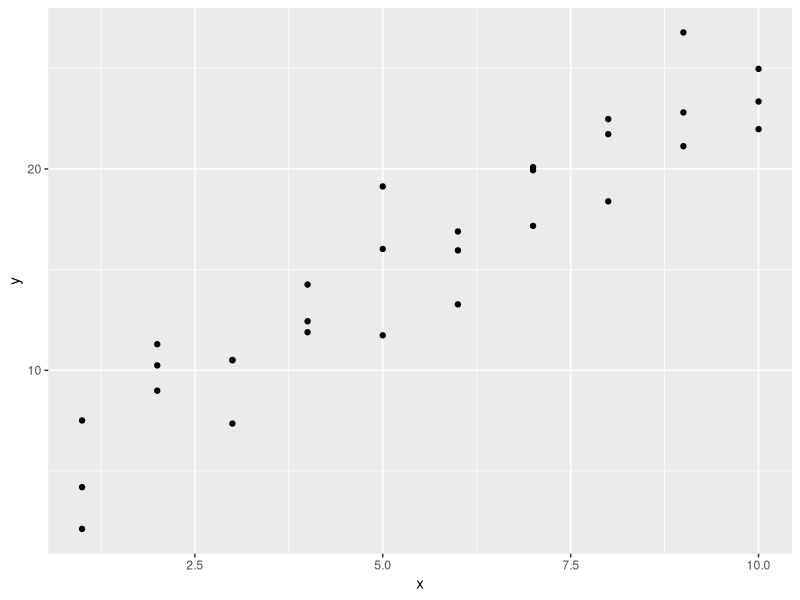
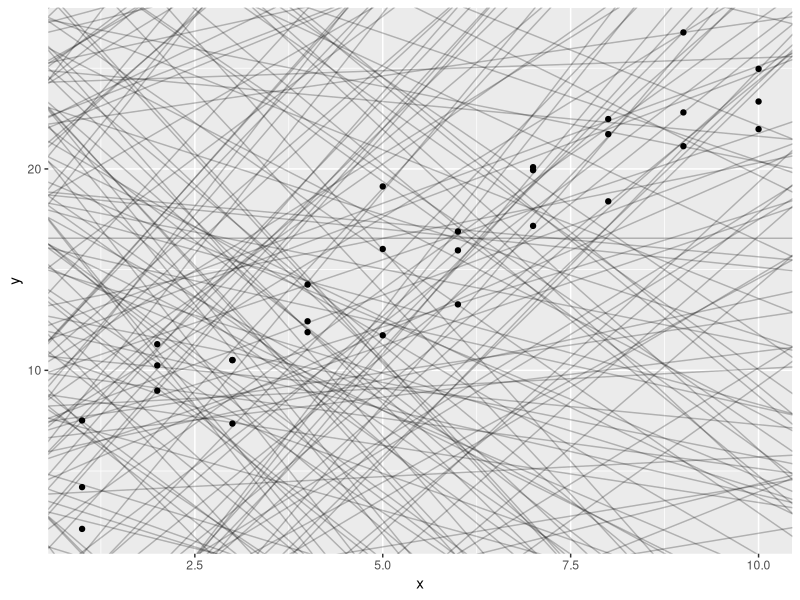
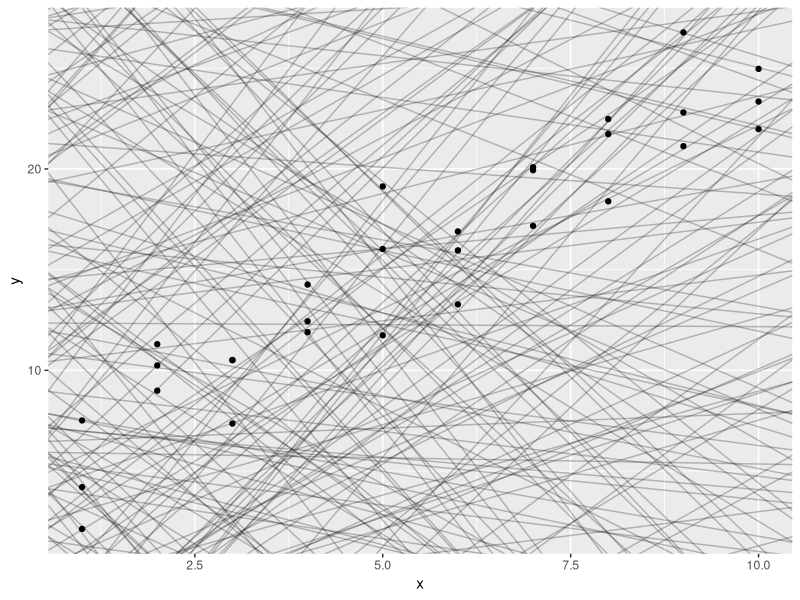
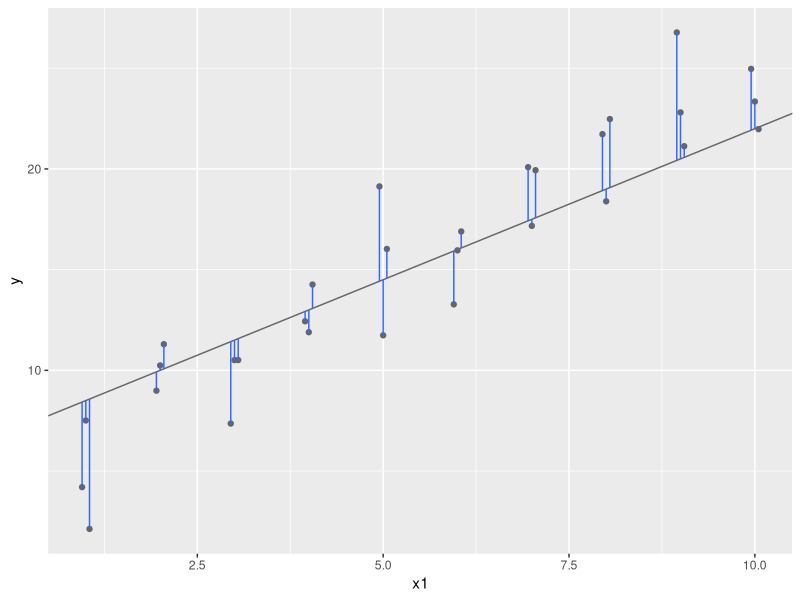
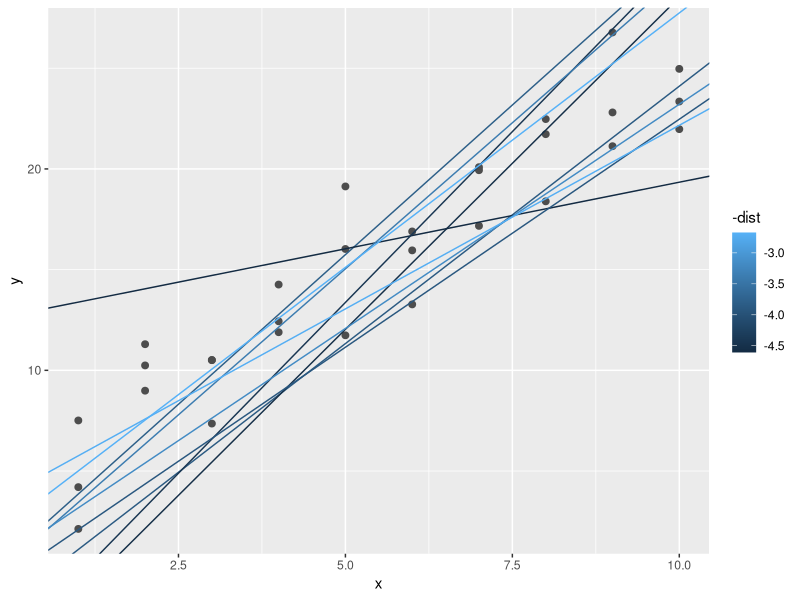
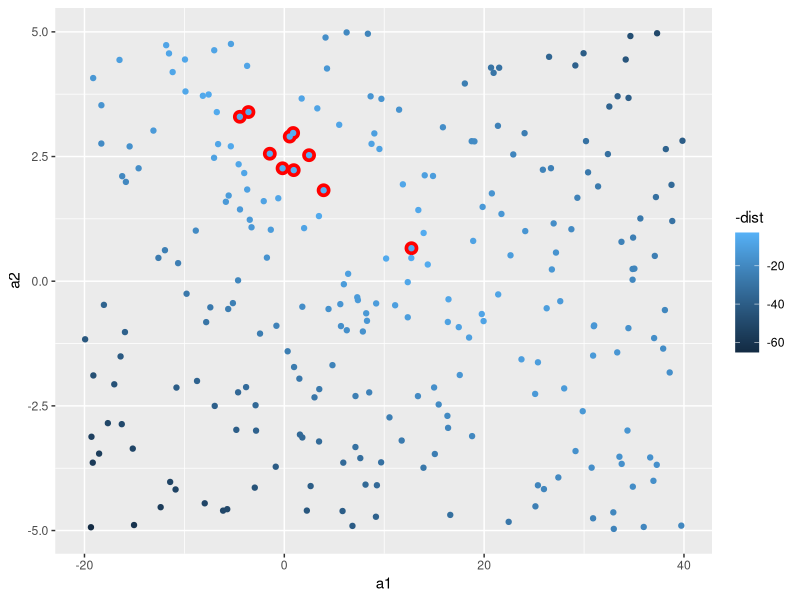
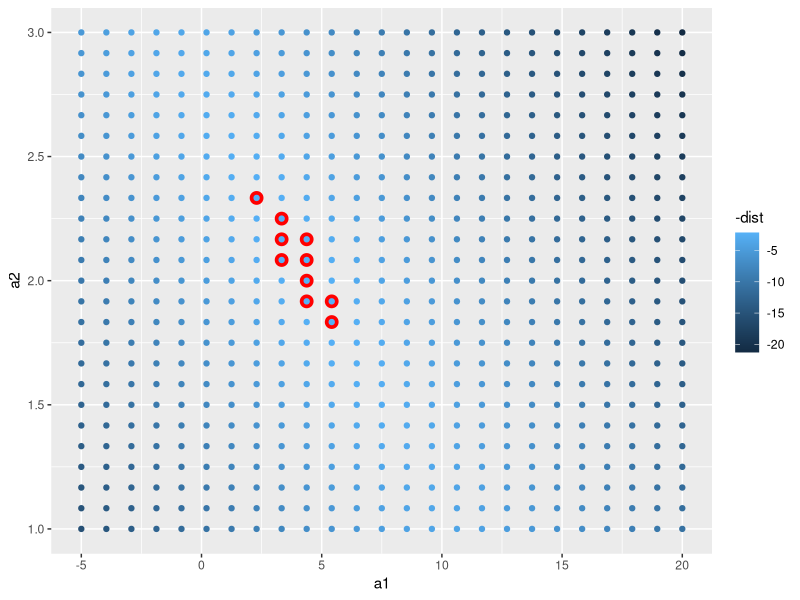
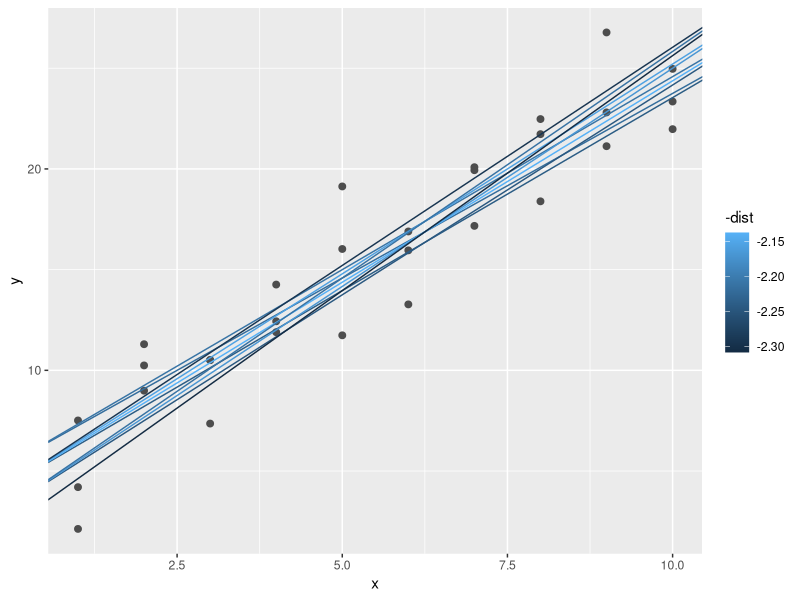

R code for these plots, in order:
## ---- chunk 1
library(tidyverse)

library(modelr)
options(na.action = na.warn)
## ---- chunk 2
ggplot(sim1, aes(x, y)) + 
  geom_point()
## ---- chunk 3
models <- tibble(
  a1 = runif(250, -20, 40),
  a2 = runif(250, -5, 5)
)

ggplot(sim1, aes(x, y)) + 
  geom_abline(aes(intercept = a1, slope = a2), data = models, alpha = 1/4) +
  geom_point() 
## ---- chunk 4
models <- tibble(
  a1 = runif(250, -20, 40),
  a2 = runif(250, -5, 5)
)

ggplot(sim1, aes(x, y)) + 
  geom_abline(aes(intercept = a1, slope = a2), data = models, alpha = 1/4) +
  geom_point() 
## ---- chunk 5
dist1 <- sim1 %>% 
  mutate(
    dodge = rep(c(-1, 0, 1) / 20, 10),
    x1 = x + dodge,
    pred = 7 + x1 * 1.5
  )

ggplot(dist1, aes(x1, y)) + 
  geom_abline(intercept = 7, slope = 1.5, colour = "grey40") +
  geom_point(colour = "grey40") +
  geom_linerange(aes(ymin = y, ymax = pred), colour = "#3366FF") 
## ---- chunk 6
model1 <- function(a, data) {
  a[1] + data$x * a[2]
}
model1(c(7, 1.5), sim1)
## ---- chunk 7
measure_distance <- function(mod, data) {
  diff <- data$y - model1(mod, data)
  sqrt(mean(diff ^ 2))
}
measure_distance(c(7, 1.5), sim1)
## ---- chunk 8
sim1_dist <- function(a1, a2) {
  measure_distance(c(a1, a2), sim1)
}

models <- models %>% 
  mutate(dist = purrr::map2_dbl(a1, a2, sim1_dist))
models
## ---- chunk 9
ggplot(sim1, aes(x, y)) + 
  geom_point(size = 2, colour = "grey30") + 
  geom_abline(
    aes(intercept = a1, slope = a2, colour = -dist), 
    data = filter(models, rank(dist) <= 10)
  )
## ---- chunk 10
ggplot(models, aes(a1, a2)) +
  geom_point(data = filter(models, rank(dist) <= 10), size = 4, colour = "red") +
  geom_point(aes(colour = -dist))
## ---- chunk 11
grid <- expand.grid(
  a1 = seq(-5, 20, length = 25),
  a2 = seq(1, 3, length = 25)
  ) %>% 
  mutate(dist = purrr::map2_dbl(a1, a2, sim1_dist))
## ---- chunk 12
grid %>% 
  ggplot(aes(a1, a2)) +
  geom_point(data = filter(grid, rank(dist) <= 10), size = 4, colour = "red") +
  geom_point(aes(colour = -dist)) 
## ---- chunk 13
ggplot(sim1, aes(x, y)) + 
  geom_point(size = 2, colour = "grey30") + 
  geom_abline(
    aes(intercept = a1, slope = a2, colour = -dist), 
    data = filter(grid, rank(dist) <= 10)
  )
## ---- chunk 14
best <- optim(c(0, 0), measure_distance, data = sim1)
best$par
## ---- chunk 15
ggplot(sim1, aes(x, y)) + 
  geom_point(size = 2, colour = "grey30") + 
  geom_abline(intercept = best$par[1], slope = best$par[2])
